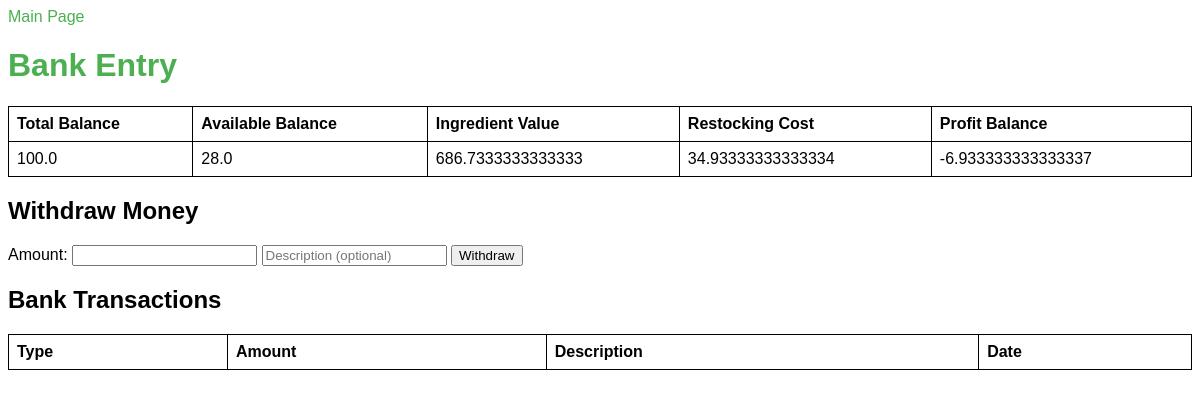
The app's page /bank with its own data.
### backend/app/models/bank_table.py (models this page shows, shortened)
class Bank(Base):
    __tablename__ = "bank"
    account_id = Column(Integer, primary_key=True, default=1)  # Single row enforced with default 1
    total_balance = Column(Float, default=0.0)
    available_balance = Column(Float, default=0.0)
    restocking_cost = Column(Float, default=0.0)
    profit_balance = Column(Float, default=0.0)
    ingredient_value = Column(Float, default=0.0)

### backend/app/services/admin_webpage.py (the view, shortened to what this page needs)
@app.route('/bank', methods=['GET'])
def bank():
    try:
        transactions = database.get_bank_transaction()  # Replace with actual query result
        tx_list = []
        bank = database.get_bank()
        return render_template(BANK_TEMPLATE, bank_entry=bank, transactions=tx_list)
    except Exception as e:
        logging.error(f"Error in bank: {e}", exc_info=e)
        return render_template(BANK_TEMPLATE, bank_entry=None, transactions=None, error_message=str(e))

### backend/app/chame_app/database_instance.py (called while the page is built)
    def get_session(self):
        try:
            return self.SessionLocal()
        except Exception as e:
            raise RuntimeError(f"get_session failed: {e}") from e

    def get_bank(self, session=None) -> Bank:
        close_session = False
        if session is None:
            session = self.get_session()
            close_session = True
        try:
            bank = session.query(Bank).filter_by(account_id=1).first()
            if not bank:
                raise ValueError(BANK_NOT_FOUND_MSG)
            return bank
        except Exception as e:
            raise RuntimeError(f"get_bank failed: {e}") from e
        finally:
            if close_session:
                session.close()

    def get_bank_transaction(self, session=None) -> List[BankTransaction]:
        close_session = False
        if session is None:
            session = self.get_session()
            close_session = True
        try:
            transactions = session.query(BankTransaction).all()
            return transactions
        except Exception as e:
            raise RuntimeError(f"get_bank_transaction failed: {e}") from e
        finally:
            if close_session:
                session.close()

### frontend/admin_webpage/templates/bank.html (shortened to what this page needs)
<!DOCTYPE html>
<html lang="en">
<head>
    <link rel="stylesheet" href="{{ url_for('static', filename='css/style.css') }}">
</head>
<body>
    <a href="/">Main Page</a>
    <h1>Bank Entry</h1>
    <table border="1">
        <thead>
            <tr>
                <th>Total Balance</th>
                <th>Available Balance</th>
                <th>Ingredient Value</th>
                <th>Restocking Cost</th>
                <th>Profit Balance</th>
            </tr>
        </thead>
        <tbody>
            <tr>
                <td>{{ bank_entry.total_balance }}</td>
                <td>{{ bank_entry.available_balance }}</td>
                <td>{{ bank_entry.ingredient_value }}</td>
                <td>{{ bank_entry.restocking_cost }}</td>
                <td>{{ bank_entry.profit_balance }}</td>
            </tr>
        </tbody>
    </table>
    <h2>Withdraw Money</h2>
    <form method="POST" action="/bank/withdraw">
        <label for="withdraw_amount">Amount:</label>
        <input type="number" id="withdraw_amount" name="amount" step="0.01" min="0.01" required>
        <input type="text" id="withdraw_description" name="description" placeholder="Description (optional)">
        <button type="submit">Withdraw</button>
    </form>
    <h2>Bank Transactions</h2>
    <table border="1" style="margin-top:1em; width:100%;">
        <thead>
            <tr>
                <th>Type</th>
                <th>Amount</th>
                <th>Description</th>
                <th>Date</th>
            </tr>
        </thead>
    </table>
</body>
</html>

### frontend/admin_webpage/static/css/style.css (style rules this page uses)
body { font-family: Arial, sans-serif; }
h1 { color: #4CAF50; }
table { width: 100%; border-collapse: collapse; }
table, th, td { border: 1px solid black; }
th, td { padding: 8px; text-align: left; }
a { color: #4CAF50; text-decoration: none; }

### records on screen
Bank: total_balance "100.0", available_balance "28.0", ingredient_value "686.7333333333333", restocking_cost "34.93333333333334", profit_balance "-6.933333333333337"
